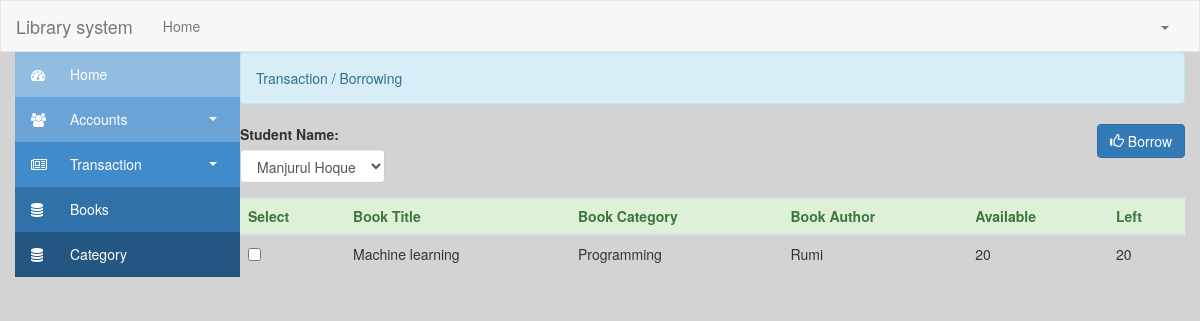
/borrow, run on an earlier commit of the app's database.
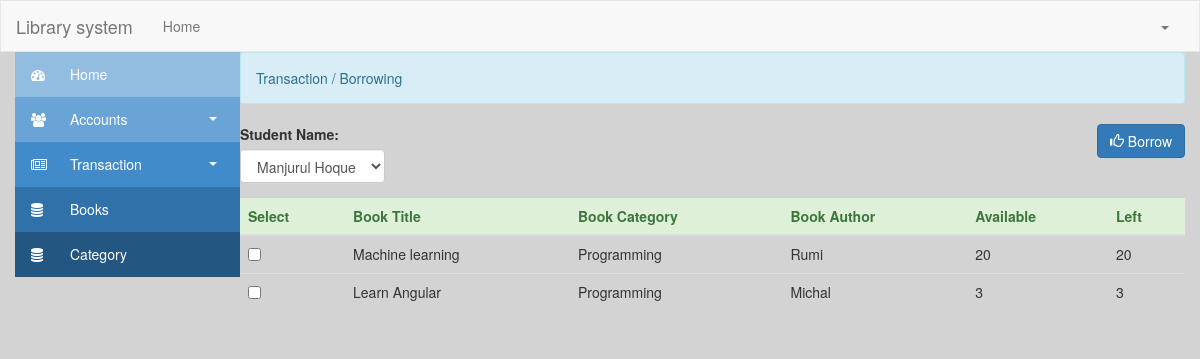
And on a later commit of the database.
### library/models.py (models this page shows)
class Book(models.Model):
    title = models.CharField(max_length=255, unique=True)
    categories = models.ManyToManyField(Category)
    cover = models.TextField(max_length=100000, blank=True, null=True)
    author = models.CharField(max_length=255, unique=True)
    description = models.TextField(max_length=25000, blank=True, null=True)
    available = models.IntegerField(default=0)

class Category(models.Model):
    title = models.CharField(max_length=255, unique=True)

### library/views.py (the view, shortened to what this page needs)
# urls.py: url(r'^borrow$', views.borrow, name="borrow"),
def borrow(request):
    students = Student.objects.all()
    books = Book.objects.all()
    datas = []
    for book in books:
        left = Borrow.objects.filter(status="Borrowed", book__title=book.title).aggregate(Sum('qty'))
        if left['qty__sum'] is None:
            l = 0
        else:
            l = int(left['qty__sum'])
        datas.append(book.available - l)
    return render(request, "borrow.html", {"datas": zip(books, datas), "students": students})

### library/templates/borrow.html (shortened to what this page needs)
{% extends 'app.html' %}
{% block body %}
    <div>
        <div class="alert alert-info">Transaction / Borrowing</div>
        <form method="POST" action="">
            <div class="form-group pull-left">
                <label>Student Name:</label>
                <br/>
                <select class="form-control" name="student_id" id="student">
                    {% for student in students %}
                        <option value='{{ student.id }}'>{{ student.firstname }} {{ student.lastname }}</option>
                    {% endfor %}
                </select>
            </div>
            <div class="form-group pull-right">
                <button name="save_borrow" class="btn btn-primary"><span class="glyphicon glyphicon-thumbs-up"></span>
                    Borrow
                </button>
            </div>
            <table id="table" class="table table-stripped">
                <thead class="alert-success">
                <tr>
                    <th>Select</th>
                    <th>Book Title</th>
                    <th>Book Category</th>
                    <th>Book Author</th>
                    <th>Available</th>
                    <th>Left</th>
                </tr>
                </thead>
                <tbody>
                {% for book, data in datas %}
                    <tr>
                        <td>
                            {% if data == 0 %}
                                <label class='text-danger'>Not Available</label>
                            {% else %}
                                <input type="checkbox" name="selector" value="{{ book.id }}">
                            {% endif %}
                        </td>
                        <td>{{ book.title }}</td>
                        <td>{{ book.categories.all.0.title }}</td>
                        <td>{{ book.author }}</td>
                        <td>{{ book.available }}</td>
                        <td>
                            {% if data == 0 %}
                                <center><label class='text-danger'>Not Available</label></center>
                            {% else %}
                                {{ data }}
                            {% endif %}
                        </td>
                    </tr>
                {% endfor %}
                </tbody>
            </table>
        </form>
    </div>
{% endblock %}

What changed in the data, as far as the page shows it:
added Book: title "Learn Angular", categories.all.0 "Programming", author "Michal", available "3"
